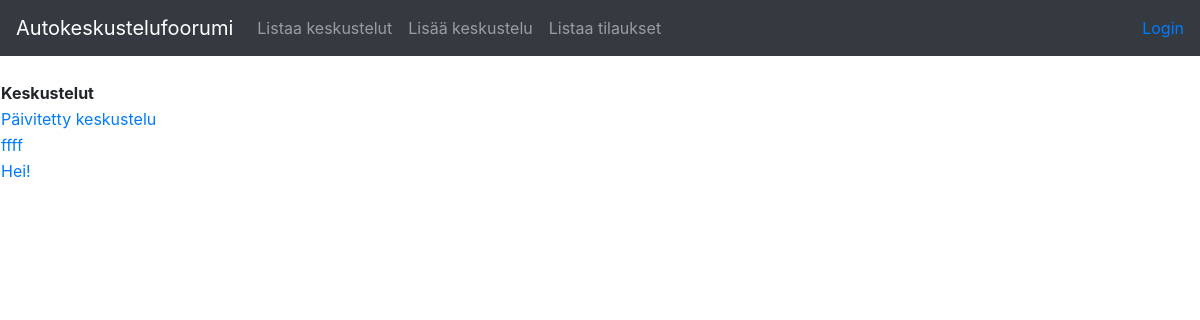
Before: /conversations/ with the older database file.
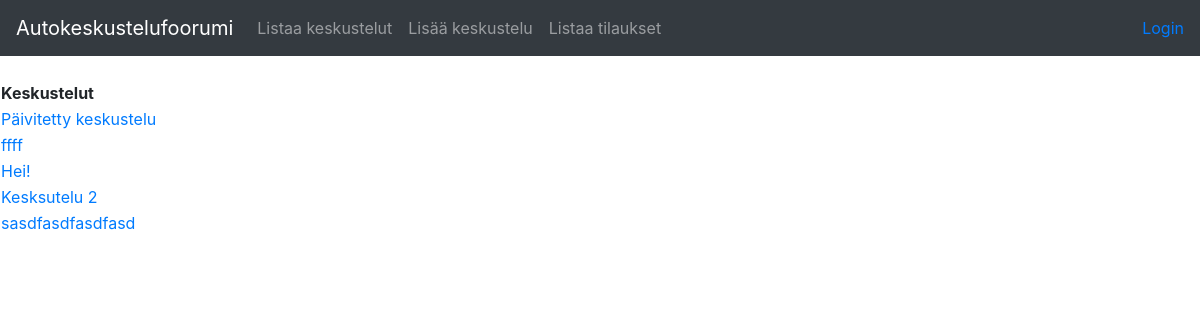
After: the same page with the newer database file.
### application/conversations/models.py (models this page shows, shortened)
class Conversation(Base):
    __tablename__ = "conversation"
    name = db.Column(db.String(144), nullable=False)
    account_id = db.Column(db.Integer, db.ForeignKey('account.id'),  nullable=False)

### application/conversations/views.py (the view)
@app.route("/conversations/", methods=["GET"])
def conversations_index():
    return render_template("conversations/list.html", conversations=Conversation.query.all())

### application/templates/conversations/list.html (shortened to what this page needs)
{% extends "layout.html" %}
{% block body %}
  <table>
    <tr>
      <th>Keskustelut</th>
      <th></th>
    </tr>
    {% for conversation in conversations %}
    <tr>
      <td><a href="{{ url_for('conversation_view', conversation_id = conversation.id) }}"> {{ conversation.name }} </a></td>
    </tr>
    {% endfor %}
  </table>
{% endblock %}

Changed rows visible on the page:
added Conversation: name "Kesksutelu 2"
added Conversation: name "sasdfasdfasdfasd"
